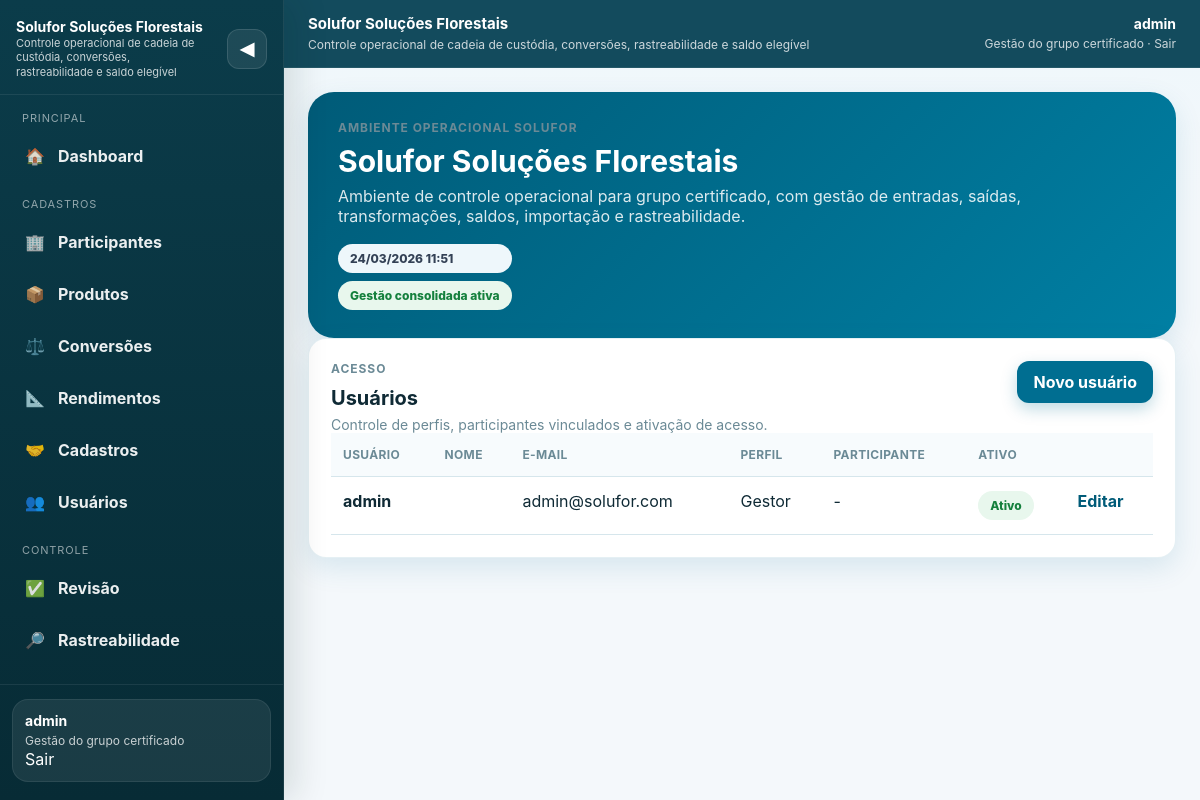
The page /users/ (signed in) on the database as committed earlier.
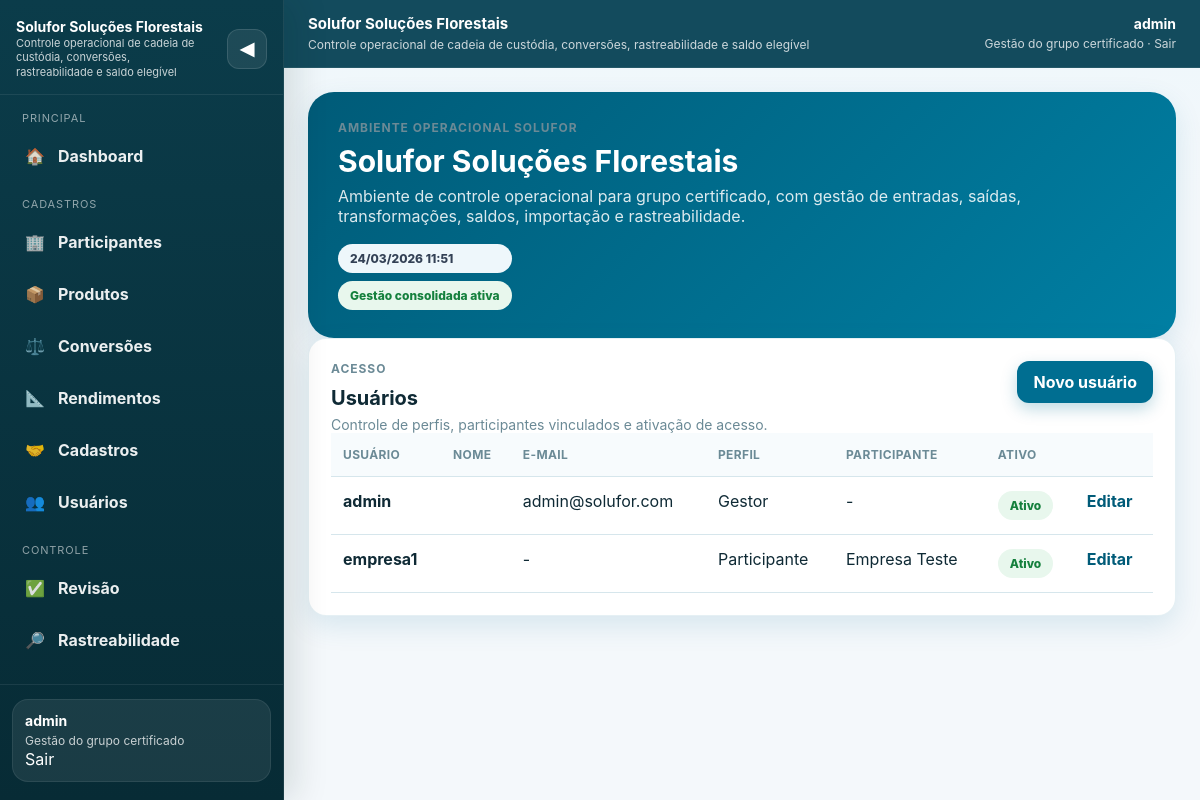
The same page on the database as committed later.
### accounts/models.py (models this page shows, shortened)
class User(AbstractUser):
    ROLE_CHOICES = [
        ('manager', 'Gestor'),
        ('participant', 'Participante'),
        ('auditor', 'Auditor'),
    ]
    role = models.CharField(max_length=20, choices=ROLE_CHOICES, default='participant')
    organization = models.ForeignKey(
        'participants.Organization',
        on_delete=models.SET_NULL,
        null=True,
        blank=True,
        related_name='users',
    )
    participant = models.ForeignKey(
        'participants.Participant',
        on_delete=models.SET_NULL,
        null=True,
        blank=True,
        related_name='users',
    )
    must_change_password = models.BooleanField(default=False)
    @property
    def is_manager(self):
        return self.role == 'manager' or self.is_superuser
    @property
    def is_auditor(self):
        return self.role == 'auditor'
    @property
    def is_participant_user(self):
        return self.role == 'participant'

### participants/models.py (models this page shows)
class Participant(models.Model):
    STATUS_CHOICES = [
        ('active', 'Ativo'),
        ('inactive', 'Inativo'),
        ('suspended', 'Suspenso'),
    ]
    organization = models.ForeignKey(
        Organization,
        on_delete=models.PROTECT,
        null=True,
        blank=True,
        related_name='participants',
        verbose_name='Ambiente',
    )
    legal_name = models.CharField('Razão social', max_length=255)
    trade_name = models.CharField('Nome fantasia', max_length=255, blank=True)
    cnpj = models.CharField('CNPJ', max_length=18, unique=True)
    contact_name = models.CharField('Responsável', max_length=255, blank=True)
    contact_email = models.EmailField('E-mail', blank=True)
    contact_phone = models.CharField('Telefone', max_length=30, blank=True)
    status = models.CharField(max_length=20, choices=STATUS_CHOICES, default='active')
    created_at = models.DateTimeField(auto_now_add=True)
    updated_at = models.DateTimeField(auto_now=True)
    class Meta:
        ordering = ['trade_name', 'legal_name']
    def __str__(self):
        return self.trade_name or self.legal_name

### accounts/views.py (the view)
# urls.py: path('', UserListView.as_view(), name='user_list'),
class UserListView(ManagerRequiredMixin, ListView):
    model = User
    template_name = 'accounts/user_list.html'
    context_object_name = 'users'
    queryset = User.objects.select_related('participant').order_by('username')

### accounts/views.py (called while the page is built)
    def test_func(self):
        return self.request.user.is_manager

### templates/accounts/user_list.html
{% extends "base.html" %}
{% block content %}
<div class="card"><div class="listing-head"><div><div class="kicker">Acesso</div><h2 class="card-title">Usuários</h2><p class="card-subtitle">Controle de perfis, participantes vinculados e ativação de acesso.</p></div><a class="btn" href="/users/new/">Novo usuário</a></div>
{% if users %}<div class="table-wrap"><table><tr><th>Usuário</th><th>Nome</th><th>E-mail</th><th>Perfil</th><th>Participante</th><th>Ativo</th><th></th></tr>{% for u in users %}<tr><td><strong>{{ u.username }}</strong></td><td>{{ u.first_name }} {{ u.last_name }}</td><td>{{ u.email|default:'-' }}</td><td>{{ u.get_role_display }}</td><td>{{ u.participant|default:'-' }}</td><td>{% if u.is_active %}<span class="badge success">Ativo</span>{% else %}<span class="badge danger">Inativo</span>{% endif %}</td><td><a class="inline-link" href="/users/{{ u.id }}/edit/">Editar</a></td></tr>{% endfor %}</table></div>{% else %}<div class="empty-state">Nenhum usuário cadastrado.</div>{% endif %}
</div>
{% endblock %}

### templates/base.html (shortened to what the changed rows need)
<!DOCTYPE html>
<html lang="pt-br">
<head>
</head>
<body>
<div class="app-shell">
  {% if user.is_authenticated %}
  <aside id="sidebar" class="sidebar">
    <div class="sidebar-inner">
      <div class="sidebar-header">
        <a class="sidebar-brand" href="/">
          <span class="brand-copy">
            <strong>Solufor Soluções Florestais</strong>
            <span>Controle operacional de cadeia de custódia, conversões, rastreabilidade e saldo elegível</span>
          </span>
        </a>
        <button id="sidebarToggle" class="sidebar-toggle" type="button" aria-label="Colapsar menu"><span class="sidebar-toggle-text">◀</span></button>
      </div>
      <div class="sidebar-body">
        <div class="sidebar-section">
          <div class="sidebar-label">Principal</div>
          <nav class="sidebar-nav">
            <a class="sidebar-link {% if request.path == '/' %}is-active{% endif %}" href="/"><span class="sidebar-icon">🏠</span><span class="sidebar-link-text">Dashboard</span></a>
          </nav>
        </div>
        {% if user.is_participant_user %}
        <div class="sidebar-section">
          <div class="sidebar-label">Operação</div>
          <nav class="sidebar-nav">
            <a class="sidebar-link {% if '/transactions/entries/' in request.path %}is-active{% endif %}" href="/transactions/entries/"><span class="sidebar-icon">📥</span><span class="sidebar-link-text">Entradas</span></a>
            <a class="sidebar-link {% if '/transactions/sales/' in request.path %}is-active{% endif %}" href="/transactions/sales/"><span class="sidebar-icon">📤</span><span class="sidebar-link-text">Saídas</span></a>
            <a class="sidebar-link {% if '/transactions/transformations/' in request.path %}is-active{% endif %}" href="/transactions/transformations/"><span class="sidebar-icon">🪵</span><span class="sidebar-link-text">Transformações</span></a>
            <a class="sidebar-link {% if '/compliance/' in request.path %}is-active{% endif %}" href="/compliance/"><span class="sidebar-icon">🗓️</span><span class="sidebar-link-text">Fechamentos</span></a>
            <a class="sidebar-link {% if '/reports/import/' in request.path %}is-active{% endif %}" href="/reports/import/"><span class="sidebar-icon">📊</span><span class="sidebar-link-text">Importar planilha</span></a>
          </nav>
        </div>
        {% elif user.is_manager %}
        <div class="sidebar-section">
          <div class="sidebar-label">Cadastros</div>
          <nav class="sidebar-nav">
            <a class="sidebar-link {% if '/participants/' in request.path %}is-active{% endif %}" href="/participants/"><span class="sidebar-icon">🏢</span><span class="sidebar-link-text">Participantes</span></a>
            <a class="sidebar-link {% if '/catalog/products/' in request.path %}is-active{% endif %}" href="/catalog/products/"><span class="sidebar-icon">📦</span><span class="sidebar-link-text">Produtos</span></a>
            <a class="sidebar-link {% if '/catalog/conversions/' in request.path %}is-active{% endif %}" href="/catalog/conversions/"><span class="sidebar-icon">⚖️</span><span class="sidebar-link-text">Conversões</span></a>
            <a class="sidebar-link " href="/catalog/transformation-rules/"><span class="sidebar-icon">📐</span><span class="sidebar-link-text">Rendimentos</span></a>
            <a class="sidebar-link {% if '/catalog/counterparties/' in request.path %}is-active{% endif %}" href="/catalog/counterparties/"><span class="sidebar-icon">🤝</span><span class="sidebar-link-text">Cadastros</span></a>
            <a class="sidebar-link {% if '/users/' in request.path %}is-active{% endif %}" href="/users/"><span class="sidebar-icon">👥</span><span class="sidebar-link-text">Usuários</span></a>
          </nav>
        </div>
        <div class="sidebar-section">
          <div class="sidebar-label">Controle</div>
          <nav class="sidebar-nav">
            <a class="sidebar-link " href="/transactions/manager/review/entries/"><span class="sidebar-icon">✅</span><span class="sidebar-link-text">Revisão</span></a>
            <a class="sidebar-link {% if '/reports/traceability/' in request.path %}is-active{% endif %}" href="/reports/traceability/"><span class="sidebar-icon">🔎</span><span class="sidebar-link-text">Rastreabilidade</span></a>
            <a class="sidebar-link" href="/reports/consolidated.xlsx"><span class="sidebar-icon">📄</span><span class="sidebar-link-text">Relatório FSC</span></a>
          </nav>
        </div>
        {% endif %}
      </div>
      <div class="sidebar-footer">
        <div class="sidebar-user">
          <strong>{{ user.username }}</strong>
          <span>{% if user.is_manager %}Gestão do grupo certificado{% elif user.is_auditor %}Consulta e auditoria{% else %}Operação do participante{% endif %}</span><br>
          <form method="post" action="{% url 'logout' %}" style="display:inline;">
 	     <button type="submit" class="logout-btn">Sair</button>
	  </form>
        </div>
      </div>
    </div>
  </aside>
  {% endif %}
  <div class="content-shell">
    <header class="topbar">
      <div class="topbar-inner">
        {% if user.is_authenticated %}
        <div class="userbox">
          <strong>{{ user.username }}</strong>
          <span>
            {% if user.is_manager %}Gestão do grupo certificado{% elif user.is_auditor %}Consulta e auditoria{% else %}Operação do participante{% endif %}
            ·
<form method="post" action="{% url 'logout' %}" style="display:inline;">
  <button type="submit" class="logout-btn">Sair</button>
</form>
          </span>
        </div>
        {% else %}
        <div class="userbox">
          <strong>Acesso ao sistema</strong>
          <span><a href="/login/">Entrar</a></span>
        </div>
        {% endif %}
      </div>
    </header>
    <main class="page">
      {% if user.is_authenticated %}
      <section class="hero">
        <div>
          <h1>{% block hero_title %}Solufor Soluções Florestais{% endblock %}</h1>
        </div>
      </section>
      {% endif %}
      {% block content %}{% endblock %}
    </main>
  </div>
</div>
</body>
</html>

Rows that differ between the two databases and show on the page:
added User: username "empresa1", email "-", role "Participante", participant "Empresa Teste", is_active "Ativo"
